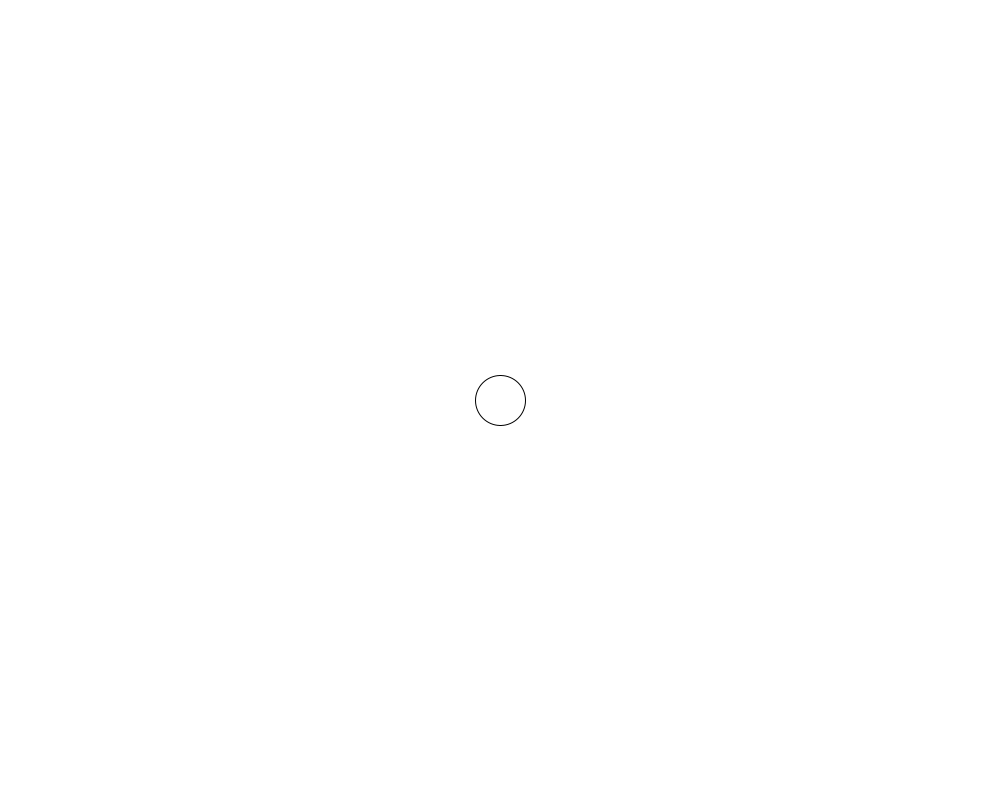
Frame 1 (no input)
Frame 60 (the mouse pressed at the canvas centre just before this capture): identical to frame 1, image omitted
Frame 120 (the mouse held since frame 60 and released just before this capture): blank canvas, image omitted

The Processing sketch that drew this single still picture (run headless with seeded random() and noise(); from frame 60 on, the mouse is pressed at the canvas centre):

// Processing sketch: eventos_teclado
// ── eventos_teclado.pde
int posX;
int posY;

void setup() {
  size(1000, 800);
  background(255);
  
  posX = width/2;
  posY = height/2;
}

void draw() {
  background(255);
  ellipse(posX, posY, 50, 50);
}

void mousePressed(){
  posX = posX + 10;
}

void mouseReleased(){
  posX = posX - 10;
}

void mouseMoved() {
  posX = posX + 1;
}

void mouseDragged() {
  posX = mouseX;
  posY = mouseY;
}

void keyPressed() {
  
}

void keyReleased() {}
